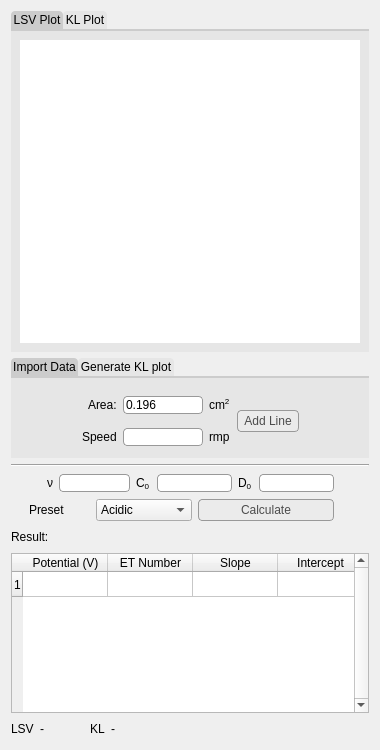
<?xml version="1.0" encoding="UTF-8"?>
<ui version="4.0">
 <class>Form</class>
 <widget class="QWidget" name="Form">
  <property name="geometry">
   <rect>
    <x>0</x>
    <y>0</y>
    <width>380</width>
    <height>750</height>
   </rect>
  </property>
  <property name="focusPolicy">
   <enum>Qt::StrongFocus</enum>
  </property>
  <property name="windowTitle">
   <string>Form</string>
  </property>
  <property name="toolTip">
   <string/>
  </property>
  <property name="styleSheet">
   <string notr="true">/* Style sheet for the buttons */
QPushButton {
	color: rgb(76, 76, 76);
	background-color: rgb(235, 235, 235);
	border: 1px solid rgb(153, 153, 153);
	border-radius: 4px;
	min-width: 60px;
	min-height: 20px;
}

QPushButton:pressed {
    background-color: rgb(204, 204, 204);
}

QPushButton:default {
	border-color: rgb(76, 76, 76);
}

/* Style sheet for the tab widgets */
QTabWidget::pane { /* The tab widget frame */
    border-top: 2px solid rgb(204, 204, 204);
	background: rgb(230, 230, 230);
}

QTabWidget::tab-bar {
    left: 0px;
}

QTabBar::tab {
	background: rgb(230, 230, 230);
    border-top-left-radius: 4px;
    border-top-right-radius: 4px;
    min-width: 18ex;
    padding: 2px;
}

QTabBar::tab:selected, QTabBar::tab:hover {
    background:rgb(204, 204, 204);
}

QTabBar::tab:selected {
    border-color: #9B9B9B;
    border-bottom-color: #C2C7CB; /* same as pane color */
}

/* Style sheet for the tooltip */
QToolTip {
    border: 2px solid rgb(76, 76, 76);
    padding: 8px;
    opacity: 225;
	border-color: rgb(204, 204, 204);
}

/*Style sheet for other elements*/
QLineEdit {
	border: 1px solid rgb(153, 153, 153);
	border-radius: 4px;
}</string>
  </property>
  <layout class="QVBoxLayout" name="verticalLayout_3">
   <item>
    <widget class="QTabWidget" name="tabWidget_2">
     <property name="sizePolicy">
      <sizepolicy hsizetype="Expanding" vsizetype="Expanding">
       <horstretch>0</horstretch>
       <verstretch>0</verstretch>
      </sizepolicy>
     </property>
     <property name="autoFillBackground">
      <bool>true</bool>
     </property>
     <property name="styleSheet">
      <string notr="true"/>
     </property>
     <property name="tabPosition">
      <enum>QTabWidget::North</enum>
     </property>
     <property name="tabShape">
      <enum>QTabWidget::Rounded</enum>
     </property>
     <property name="currentIndex">
      <number>0</number>
     </property>
     <property name="iconSize">
      <size>
       <width>16</width>
       <height>16</height>
      </size>
     </property>
     <property name="elideMode">
      <enum>Qt::ElideRight</enum>
     </property>
     <property name="usesScrollButtons">
      <bool>false</bool>
     </property>
     <property name="documentMode">
      <bool>false</bool>
     </property>
     <property name="tabsClosable">
      <bool>false</bool>
     </property>
     <property name="movable">
      <bool>false</bool>
     </property>
     <property name="tabBarAutoHide">
      <bool>false</bool>
     </property>
     <widget class="QWidget" name="tab_3">
      <property name="sizePolicy">
       <sizepolicy hsizetype="Expanding" vsizetype="Expanding">
        <horstretch>0</horstretch>
        <verstretch>0</verstretch>
       </sizepolicy>
      </property>
      <property name="styleSheet">
       <string notr="true"/>
      </property>
      <attribute name="title">
       <string>LSV Plot</string>
      </attribute>
      <layout class="QVBoxLayout" name="verticalLayout_4">
       <item>
        <widget class="PlotWidget" name="canvas_lsv">
         <property name="sizePolicy">
          <sizepolicy hsizetype="Expanding" vsizetype="Expanding">
           <horstretch>0</horstretch>
           <verstretch>0</verstretch>
          </sizepolicy>
         </property>
         <property name="frameShape">
          <enum>QFrame::NoFrame</enum>
         </property>
         <property name="frameShadow">
          <enum>QFrame::Plain</enum>
         </property>
         <property name="lineWidth">
          <number>0</number>
         </property>
        </widget>
       </item>
      </layout>
     </widget>
     <widget class="QWidget" name="tab_4">
      <property name="sizePolicy">
       <sizepolicy hsizetype="Expanding" vsizetype="Expanding">
        <horstretch>0</horstretch>
        <verstretch>0</verstretch>
       </sizepolicy>
      </property>
      <attribute name="title">
       <string>KL Plot</string>
      </attribute>
      <layout class="QVBoxLayout" name="verticalLayout_6">
       <item>
        <widget class="PlotWidget" name="canvas_kl">
         <property name="enabled">
          <bool>true</bool>
         </property>
         <property name="sizePolicy">
          <sizepolicy hsizetype="Expanding" vsizetype="Expanding">
           <horstretch>0</horstretch>
           <verstretch>0</verstretch>
          </sizepolicy>
         </property>
         <property name="sizeIncrement">
          <size>
           <width>0</width>
           <height>0</height>
          </size>
         </property>
         <property name="mouseTracking">
          <bool>false</bool>
         </property>
         <property name="frameShape">
          <enum>QFrame::NoFrame</enum>
         </property>
         <property name="frameShadow">
          <enum>QFrame::Plain</enum>
         </property>
         <property name="lineWidth">
          <number>1</number>
         </property>
        </widget>
       </item>
      </layout>
     </widget>
    </widget>
   </item>
   <item>
    <layout class="QVBoxLayout" name="verticalLayout_2">
     <item>
      <widget class="QTabWidget" name="tabWidget">
       <property name="sizePolicy">
        <sizepolicy hsizetype="Minimum" vsizetype="Preferred">
         <horstretch>0</horstretch>
         <verstretch>0</verstretch>
        </sizepolicy>
       </property>
       <property name="minimumSize">
        <size>
         <width>0</width>
         <height>100</height>
        </size>
       </property>
       <property name="maximumSize">
        <size>
         <width>380</width>
         <height>100</height>
        </size>
       </property>
       <property name="toolTip">
        <string notr="true"/>
       </property>
       <property name="styleSheet">
        <string notr="true"/>
       </property>
       <property name="tabShape">
        <enum>QTabWidget::Rounded</enum>
       </property>
       <property name="currentIndex">
        <number>0</number>
       </property>
       <widget class="QWidget" name="tab">
        <attribute name="title">
         <string>Import Data</string>
        </attribute>
        <widget class="QWidget" name="layoutWidget">
         <property name="geometry">
          <rect>
           <x>0</x>
           <y>10</y>
           <width>359</width>
           <height>66</height>
          </rect>
         </property>
         <layout class="QHBoxLayout" name="horizontalLayout">
          <item>
           <spacer name="horizontalSpacer_7">
            <property name="orientation">
             <enum>Qt::Horizontal</enum>
            </property>
            <property name="sizeHint" stdset="0">
             <size>
              <width>40</width>
              <height>20</height>
             </size>
            </property>
           </spacer>
          </item>
          <item>
           <layout class="QGridLayout" name="gridLayout">
            <item row="0" column="0">
             <widget class="QLabel" name="label">
              <property name="text">
               <string>  Area:</string>
              </property>
             </widget>
            </item>
            <item row="0" column="1">
             <widget class="QLineEdit" name="line_edit_area">
              <property name="maximumSize">
               <size>
                <width>80</width>
                <height>16777215</height>
               </size>
              </property>
              <property name="toolTip">
               <string>The area of the electrode</string>
              </property>
              <property name="text">
               <string>0.196</string>
              </property>
             </widget>
            </item>
            <item row="0" column="2">
             <widget class="QLabel" name="label_7">
              <property name="lineWidth">
               <number>0</number>
              </property>
              <property name="text">
               <string>&lt;html&gt;&lt;head/&gt;&lt;body&gt;&lt;p&gt; cm&lt;span style=&quot; vertical-align:super;&quot;&gt;2&lt;/span&gt;&lt;/p&gt;&lt;/body&gt;&lt;/html&gt;</string>
              </property>
              <property name="textFormat">
               <enum>Qt::RichText</enum>
              </property>
             </widget>
            </item>
            <item row="1" column="0">
             <widget class="QLabel" name="label_5">
              <property name="text">
               <string>Speed</string>
              </property>
             </widget>
            </item>
            <item row="1" column="1">
             <widget class="QLineEdit" name="line_edit_speed">
              <property name="maximumSize">
               <size>
                <width>80</width>
                <height>16777215</height>
               </size>
              </property>
              <property name="toolTip">
               <string>The rotation speed of the electrode</string>
              </property>
             </widget>
            </item>
            <item row="1" column="2">
             <widget class="QLabel" name="label_6">
              <property name="text">
               <string>rmp</string>
              </property>
             </widget>
            </item>
           </layout>
          </item>
          <item>
           <widget class="QPushButton" name="button_add_line">
            <property name="sizePolicy">
             <sizepolicy hsizetype="Minimum" vsizetype="Fixed">
              <horstretch>0</horstretch>
              <verstretch>0</verstretch>
             </sizepolicy>
            </property>
            <property name="minimumSize">
             <size>
              <width>62</width>
              <height>22</height>
             </size>
            </property>
            <property name="maximumSize">
             <size>
              <width>100</width>
              <height>16777215</height>
             </size>
            </property>
            <property name="toolTip">
             <string>&lt;html&gt;&lt;head/&gt;&lt;body&gt;&lt;p&gt;Add the selected data &lt;/p&gt;&lt;p&gt;&lt;span style=&quot; color:#888888;&quot;&gt;(in the main window) &lt;/span&gt;&lt;/p&gt;&lt;p&gt;to the LSV plot&lt;/p&gt;&lt;/body&gt;&lt;/html&gt;</string>
            </property>
            <property name="text">
             <string>Add Line</string>
            </property>
            <property name="iconSize">
             <size>
              <width>12</width>
              <height>12</height>
             </size>
            </property>
            <property name="checkable">
             <bool>false</bool>
            </property>
            <property name="autoRepeat">
             <bool>false</bool>
            </property>
            <property name="autoDefault">
             <bool>false</bool>
            </property>
            <property name="default">
             <bool>false</bool>
            </property>
            <property name="flat">
             <bool>false</bool>
            </property>
           </widget>
          </item>
          <item>
           <spacer name="horizontalSpacer_8">
            <property name="orientation">
             <enum>Qt::Horizontal</enum>
            </property>
            <property name="sizeHint" stdset="0">
             <size>
              <width>40</width>
              <height>20</height>
             </size>
            </property>
           </spacer>
          </item>
         </layout>
        </widget>
       </widget>
       <widget class="QWidget" name="tab_2">
        <attribute name="title">
         <string>Generate KL plot</string>
        </attribute>
        <widget class="QWidget" name="layoutWidget">
         <property name="geometry">
          <rect>
           <x>0</x>
           <y>10</y>
           <width>356</width>
           <height>74</height>
          </rect>
         </property>
         <layout class="QHBoxLayout" name="horizontalLayout_4">
          <property name="sizeConstraint">
           <enum>QLayout::SetDefaultConstraint</enum>
          </property>
          <item>
           <spacer name="horizontalSpacer_5">
            <property name="orientation">
             <enum>Qt::Horizontal</enum>
            </property>
            <property name="sizeHint" stdset="0">
             <size>
              <width>21</width>
              <height>59</height>
             </size>
            </property>
           </spacer>
          </item>
          <item>
           <layout class="QGridLayout" name="gridLayout_2">
            <item row="0" column="2">
             <layout class="QHBoxLayout" name="horizontalLayout_2">
              <item>
               <widget class="QLineEdit" name="line_edit_range_min">
                <property name="maximumSize">
                 <size>
                  <width>60</width>
                  <height>16777215</height>
                 </size>
                </property>
                <property name="toolTip">
                 <string>The lower limit of the potential range.</string>
                </property>
                <property name="text">
                 <string/>
                </property>
               </widget>
              </item>
              <item>
               <widget class="QLabel" name="label_3">
                <property name="layoutDirection">
                 <enum>Qt::LeftToRight</enum>
                </property>
                <property name="frameShape">
                 <enum>QFrame::NoFrame</enum>
                </property>
                <property name="lineWidth">
                 <number>0</number>
                </property>
                <property name="text">
                 <string>-</string>
                </property>
                <property name="textFormat">
                 <enum>Qt::PlainText</enum>
                </property>
                <property name="scaledContents">
                 <bool>false</bool>
                </property>
                <property name="alignment">
                 <set>Qt::AlignCenter</set>
                </property>
                <property name="margin">
                 <number>-1</number>
                </property>
               </widget>
              </item>
              <item>
               <widget class="QLineEdit" name="line_edit_range_max">
                <property name="maximumSize">
                 <size>
                  <width>60</width>
                  <height>16777215</height>
                 </size>
                </property>
                <property name="toolTip">
                 <string>The upper limit of the potential range.</string>
                </property>
               </widget>
              </item>
             </layout>
            </item>
            <item row="1" column="1" colspan="2">
             <layout class="QHBoxLayout" name="horizontalLayout_3">
              <item>
               <widget class="QComboBox" name="combo_box_step_or_interval">
                <property name="toolTip">
                 <string>&lt;html&gt;&lt;head/&gt;&lt;body&gt;&lt;p&gt;The step/interval of the &lt;span style=&quot; font-weight:600;&quot;&gt;Potential Range.&lt;/span&gt;&lt;/p&gt;&lt;p&gt;If &lt;span style=&quot; color:#0000ff;&quot;&gt;step&lt;/span&gt; is chosen, the potential range is &lt;br/&gt;&lt;span style=&quot; color:#ff0000;&quot;&gt;[min, ... max]&lt;/span&gt;&lt;br/&gt;and the length of the array is &lt;span style=&quot; color:#0000ff;&quot;&gt;step&lt;/span&gt;. &lt;/p&gt;&lt;p&gt;If &lt;span style=&quot; color:#0000ff;&quot;&gt;interval&lt;/span&gt; is chosen, the potential range is &lt;br/&gt;&lt;span style=&quot; color:#ff0000;&quot;&gt;[min, min + &lt;/span&gt;&lt;span style=&quot; color:#0000ff;&quot;&gt;interval&lt;/span&gt;&lt;span style=&quot; color:#ff0000;&quot;&gt;, min &lt;/span&gt;&lt;span style=&quot; color:#0000ff;&quot;&gt;+ interval * 2&lt;/span&gt;&lt;span style=&quot; color:#ff0000;&quot;&gt;, ..., max]&lt;/span&gt;&lt;/p&gt;&lt;/body&gt;&lt;/html&gt;</string>
                </property>
                <item>
                 <property name="text">
                  <string>Interval</string>
                 </property>
                </item>
                <item>
                 <property name="text">
                  <string extracomment="test">Step</string>
                 </property>
                </item>
               </widget>
              </item>
              <item>
               <widget class="QLineEdit" name="line_edit_step">
                <property name="maximumSize">
                 <size>
                  <width>50</width>
                  <height>16777215</height>
                 </size>
                </property>
               </widget>
              </item>
             </layout>
            </item>
            <item row="1" column="0">
             <spacer name="horizontalSpacer">
              <property name="orientation">
               <enum>Qt::Horizontal</enum>
              </property>
              <property name="sizeHint" stdset="0">
               <size>
                <width>29</width>
                <height>13</height>
               </size>
              </property>
             </spacer>
            </item>
            <item row="0" column="0" colspan="2">
             <widget class="QLabel" name="label_2">
              <property name="toolTip">
               <string>&lt;html&gt;&lt;head/&gt;&lt;body&gt;&lt;p&gt;The &lt;span style=&quot; font-weight:600;&quot;&gt;Potential Range&lt;/span&gt; is something like&lt;span style=&quot; color:#ff0000;&quot;&gt; [ -0.60, -0.55, -0.50, -0.54, -0.50]&lt;/span&gt;&lt;/p&gt;&lt;p&gt;&lt;span style=&quot; color:#000000;&quot;&gt;Given such potential range, there will be corresponding &lt;/span&gt;&lt;span style=&quot; color:#ff0000;&quot;&gt;5&lt;/span&gt;&lt;span style=&quot; color:#000000;&quot;&gt; set of scatters in the KL plot.&lt;/span&gt;&lt;/p&gt;&lt;p&gt;&lt;span style=&quot; color:#000000;&quot;&gt;After the calculation, ther will also be &lt;/span&gt;&lt;span style=&quot; color:#ff0000;&quot;&gt;5&lt;/span&gt;&lt;span style=&quot; color:#000000;&quot;&gt; fitting lines, and &lt;/span&gt;&lt;span style=&quot; color:#ff0000;&quot;&gt;5&lt;/span&gt;&lt;span style=&quot; color:#000000;&quot;&gt; electron transfor numbers.&lt;/span&gt;&lt;/p&gt;&lt;/body&gt;&lt;/html&gt;</string>
              </property>
              <property name="text">
               <string>Range:</string>
              </property>
             </widget>
            </item>
           </layout>
          </item>
          <item>
           <widget class="QPushButton" name="button_plot_kl">
            <property name="minimumSize">
             <size>
              <width>62</width>
              <height>22</height>
             </size>
            </property>
            <property name="maximumSize">
             <size>
              <width>100</width>
              <height>16777215</height>
             </size>
            </property>
            <property name="toolTip">
             <string>Generate the KL plot according to the given range and step</string>
            </property>
            <property name="text">
             <string>Plot KL</string>
            </property>
            <property name="iconSize">
             <size>
              <width>12</width>
              <height>12</height>
             </size>
            </property>
            <property name="autoDefault">
             <bool>false</bool>
            </property>
            <property name="default">
             <bool>false</bool>
            </property>
            <property name="flat">
             <bool>false</bool>
            </property>
           </widget>
          </item>
          <item>
           <spacer name="horizontalSpacer_6">
            <property name="orientation">
             <enum>Qt::Horizontal</enum>
            </property>
            <property name="sizeHint" stdset="0">
             <size>
              <width>21</width>
              <height>59</height>
             </size>
            </property>
           </spacer>
          </item>
         </layout>
        </widget>
       </widget>
      </widget>
     </item>
     <item>
      <widget class="Line" name="line_2">
       <property name="orientation">
        <enum>Qt::Horizontal</enum>
       </property>
      </widget>
     </item>
     <item>
      <layout class="QGridLayout" name="gridLayout_3">
       <item row="0" column="3" colspan="2">
        <widget class="QLineEdit" name="line_edit_v">
         <property name="sizePolicy">
          <sizepolicy hsizetype="Maximum" vsizetype="Fixed">
           <horstretch>0</horstretch>
           <verstretch>0</verstretch>
          </sizepolicy>
         </property>
         <property name="maximumSize">
          <size>
           <width>75</width>
           <height>16777215</height>
          </size>
         </property>
        </widget>
       </item>
       <item row="0" column="5">
        <widget class="QLabel" name="label_9">
         <property name="text">
          <string>&lt;html&gt;&lt;head/&gt;&lt;body&gt;&lt;p&gt;C&lt;span style=&quot; vertical-align:sub;&quot;&gt;0&lt;/span&gt;&lt;/p&gt;&lt;/body&gt;&lt;/html&gt;</string>
         </property>
        </widget>
       </item>
       <item row="1" column="7" colspan="3">
        <widget class="QPushButton" name="button_calculate">
         <property name="text">
          <string>Calculate</string>
         </property>
         <property name="checkable">
          <bool>false</bool>
         </property>
        </widget>
       </item>
       <item row="1" column="1" colspan="3">
        <widget class="QLabel" name="label_11">
         <property name="sizePolicy">
          <sizepolicy hsizetype="Minimum" vsizetype="Minimum">
           <horstretch>0</horstretch>
           <verstretch>0</verstretch>
          </sizepolicy>
         </property>
         <property name="maximumSize">
          <size>
           <width>50</width>
           <height>16777215</height>
          </size>
         </property>
         <property name="text">
          <string>Preset</string>
         </property>
        </widget>
       </item>
       <item row="1" column="0">
        <spacer name="horizontalSpacer_3">
         <property name="orientation">
          <enum>Qt::Horizontal</enum>
         </property>
         <property name="sizeType">
          <enum>QSizePolicy::Preferred</enum>
         </property>
         <property name="sizeHint" stdset="0">
          <size>
           <width>13</width>
           <height>17</height>
          </size>
         </property>
        </spacer>
       </item>
       <item row="1" column="4" colspan="3">
        <widget class="QComboBox" name="combo_box_presets">
         <property name="sizePolicy">
          <sizepolicy hsizetype="Maximum" vsizetype="Fixed">
           <horstretch>0</horstretch>
           <verstretch>0</verstretch>
          </sizepolicy>
         </property>
         <property name="maximumSize">
          <size>
           <width>100</width>
           <height>16777215</height>
          </size>
         </property>
         <property name="toolTip">
          <string>&lt;html&gt;&lt;head/&gt;&lt;body&gt;&lt;p&gt;Some preset constant values in the acidic/alkaline condition, choose one to automatically fill the above blanks.&lt;/p&gt;&lt;/body&gt;&lt;/html&gt;</string>
         </property>
         <item>
          <property name="text">
           <string>Acidic</string>
          </property>
         </item>
         <item>
          <property name="text">
           <string>Alkaline</string>
          </property>
         </item>
        </widget>
       </item>
       <item row="0" column="6" colspan="2">
        <widget class="QLineEdit" name="line_edit_c0">
         <property name="sizePolicy">
          <sizepolicy hsizetype="Minimum" vsizetype="Fixed">
           <horstretch>0</horstretch>
           <verstretch>0</verstretch>
          </sizepolicy>
         </property>
         <property name="minimumSize">
          <size>
           <width>0</width>
           <height>0</height>
          </size>
         </property>
         <property name="maximumSize">
          <size>
           <width>75</width>
           <height>16777215</height>
          </size>
         </property>
        </widget>
       </item>
       <item row="0" column="0" colspan="2">
        <spacer name="horizontalSpacer_4">
         <property name="orientation">
          <enum>Qt::Horizontal</enum>
         </property>
         <property name="sizeHint" stdset="0">
          <size>
           <width>40</width>
           <height>20</height>
          </size>
         </property>
        </spacer>
       </item>
       <item row="0" column="10">
        <spacer name="horizontalSpacer_9">
         <property name="orientation">
          <enum>Qt::Horizontal</enum>
         </property>
         <property name="sizeHint" stdset="0">
          <size>
           <width>40</width>
           <height>20</height>
          </size>
         </property>
        </spacer>
       </item>
       <item row="0" column="8">
        <widget class="QLabel" name="label_10">
         <property name="text">
          <string>&lt;html&gt;&lt;head/&gt;&lt;body&gt;&lt;p&gt;D&lt;span style=&quot; vertical-align:sub;&quot;&gt;0&lt;/span&gt;&lt;/p&gt;&lt;/body&gt;&lt;/html&gt;</string>
         </property>
        </widget>
       </item>
       <item row="0" column="2">
        <widget class="QLabel" name="label_12">
         <property name="text">
          <string>ν</string>
         </property>
        </widget>
       </item>
       <item row="0" column="9">
        <widget class="QLineEdit" name="line_edit_d0">
         <property name="sizePolicy">
          <sizepolicy hsizetype="Minimum" vsizetype="Fixed">
           <horstretch>0</horstretch>
           <verstretch>0</verstretch>
          </sizepolicy>
         </property>
         <property name="maximumSize">
          <size>
           <width>75</width>
           <height>16777215</height>
          </size>
         </property>
        </widget>
       </item>
      </layout>
     </item>
     <item>
      <layout class="QVBoxLayout" name="verticalLayout">
       <item>
        <layout class="QHBoxLayout" name="horizontalLayout_5">
         <item>
          <widget class="QLabel" name="label_4">
           <property name="toolTip">
            <string>&lt;html&gt;&lt;head/&gt;&lt;body&gt;&lt;p&gt;The result of the calculation.&lt;/p&gt;&lt;p&gt;&lt;span style=&quot; color:#ff0000;&quot;&gt;ET Number&lt;/span&gt;: Electron Transfer Number, the one you may interested in.&lt;/p&gt;&lt;p&gt;The 1st, 3rd and 4th column is presented for further plotting&lt;/p&gt;&lt;p&gt;Right click the table &lt;span style=&quot; color:#808080;&quot;&gt;(anywhere)&lt;/span&gt; and export the whole table.&lt;/p&gt;&lt;/body&gt;&lt;/html&gt;</string>
           </property>
           <property name="text">
            <string>Result:</string>
           </property>
          </widget>
         </item>
         <item>
          <spacer name="horizontalSpacer_10">
           <property name="orientation">
            <enum>Qt::Horizontal</enum>
           </property>
           <property name="sizeType">
            <enum>QSizePolicy::Preferred</enum>
           </property>
           <property name="sizeHint" stdset="0">
            <size>
             <width>30</width>
             <height>20</height>
            </size>
           </property>
          </spacer>
         </item>
        </layout>
       </item>
       <item>
        <widget class="QTableWidget" name="table_result">
         <property name="sizePolicy">
          <sizepolicy hsizetype="Expanding" vsizetype="Expanding">
           <horstretch>0</horstretch>
           <verstretch>0</verstretch>
          </sizepolicy>
         </property>
         <property name="minimumSize">
          <size>
           <width>350</width>
           <height>160</height>
          </size>
         </property>
         <property name="maximumSize">
          <size>
           <width>360</width>
           <height>200</height>
          </size>
         </property>
         <property name="mouseTracking">
          <bool>false</bool>
         </property>
         <property name="toolTip">
          <string notr="true"/>
         </property>
         <property name="toolTipDuration">
          <number>1</number>
         </property>
         <property name="frameShape">
          <enum>QFrame::StyledPanel</enum>
         </property>
         <property name="verticalScrollBarPolicy">
          <enum>Qt::ScrollBarAlwaysOn</enum>
         </property>
         <property name="horizontalScrollBarPolicy">
          <enum>Qt::ScrollBarAlwaysOff</enum>
         </property>
         <property name="sizeAdjustPolicy">
          <enum>QAbstractScrollArea::AdjustToContents</enum>
         </property>
         <property name="editTriggers">
          <set>QAbstractItemView::NoEditTriggers</set>
         </property>
         <property name="showGrid">
          <bool>true</bool>
         </property>
         <property name="rowCount">
          <number>1</number>
         </property>
         <attribute name="horizontalHeaderDefaultSectionSize">
          <number>85</number>
         </attribute>
         <attribute name="horizontalHeaderMinimumSectionSize">
          <number>20</number>
         </attribute>
         <attribute name="verticalHeaderDefaultSectionSize">
          <number>25</number>
         </attribute>
         <row/>
         <column>
          <property name="text">
           <string>Potential (V)</string>
          </property>
         </column>
         <column>
          <property name="text">
           <string>ET Number</string>
          </property>
         </column>
         <column>
          <property name="text">
           <string>Slope</string>
          </property>
         </column>
         <column>
          <property name="text">
           <string>Intercept</string>
          </property>
         </column>
        </widget>
       </item>
       <item>
        <layout class="QHBoxLayout" name="horizontalLayout_6">
         <item>
          <widget class="QLabel" name="label_8">
           <property name="sizePolicy">
            <sizepolicy hsizetype="Minimum" vsizetype="Preferred">
             <horstretch>0</horstretch>
             <verstretch>0</verstretch>
            </sizepolicy>
           </property>
           <property name="maximumSize">
            <size>
             <width>28</width>
             <height>16777215</height>
            </size>
           </property>
           <property name="text">
            <string>LSV</string>
           </property>
          </widget>
         </item>
         <item>
          <widget class="QLabel" name="check_lsv">
           <property name="sizePolicy">
            <sizepolicy hsizetype="Maximum" vsizetype="Preferred">
             <horstretch>0</horstretch>
             <verstretch>0</verstretch>
            </sizepolicy>
           </property>
           <property name="maximumSize">
            <size>
             <width>10</width>
             <height>16777215</height>
            </size>
           </property>
           <property name="text">
            <string>-</string>
           </property>
          </widget>
         </item>
         <item>
          <spacer name="horizontalSpacer_11">
           <property name="orientation">
            <enum>Qt::Horizontal</enum>
           </property>
           <property name="sizeType">
            <enum>QSizePolicy::Minimum</enum>
           </property>
           <property name="sizeHint" stdset="0">
            <size>
             <width>40</width>
             <height>20</height>
            </size>
           </property>
          </spacer>
         </item>
         <item>
          <widget class="QLabel" name="label_13">
           <property name="sizePolicy">
            <sizepolicy hsizetype="Minimum" vsizetype="Preferred">
             <horstretch>0</horstretch>
             <verstretch>0</verstretch>
            </sizepolicy>
           </property>
           <property name="maximumSize">
            <size>
             <width>25</width>
             <height>16777215</height>
            </size>
           </property>
           <property name="text">
            <string>KL</string>
           </property>
          </widget>
         </item>
         <item>
          <widget class="QLabel" name="check_kl">
           <property name="sizePolicy">
            <sizepolicy hsizetype="Minimum" vsizetype="Preferred">
             <horstretch>0</horstretch>
             <verstretch>0</verstretch>
            </sizepolicy>
           </property>
           <property name="maximumSize">
            <size>
             <width>10</width>
             <height>16777215</height>
            </size>
           </property>
           <property name="text">
            <string>-</string>
           </property>
          </widget>
         </item>
         <item>
          <spacer name="horizontalSpacer_2">
           <property name="orientation">
            <enum>Qt::Horizontal</enum>
           </property>
           <property name="sizeType">
            <enum>QSizePolicy::Expanding</enum>
           </property>
           <property name="sizeHint" stdset="0">
            <size>
             <width>30</width>
             <height>20</height>
            </size>
           </property>
          </spacer>
         </item>
        </layout>
       </item>
      </layout>
     </item>
    </layout>
   </item>
  </layout>
 </widget>
 <customwidgets>
  <customwidget>
   <class>PlotWidget</class>
   <extends>QGraphicsView</extends>
   <header>pyqtgraph</header>
  </customwidget>
 </customwidgets>
 <resources/>
 <connections/>
</ui>
